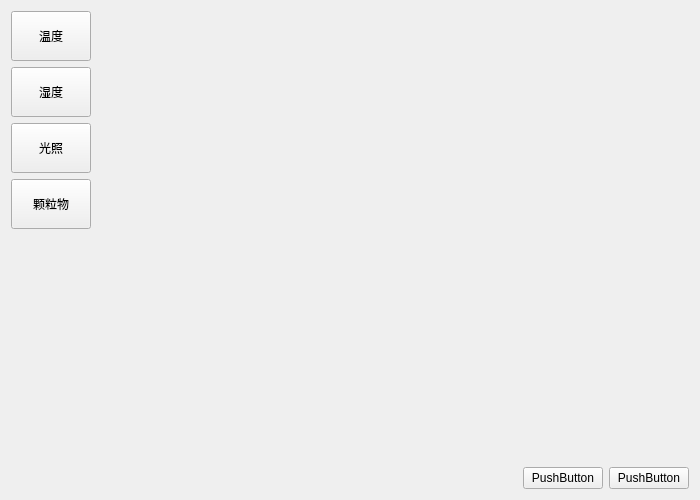
<?xml version="1.0" encoding="UTF-8"?>
<ui version="4.0">
 <class>Widget</class>
 <widget class="QWidget" name="Widget">
  <property name="geometry">
   <rect>
    <x>0</x>
    <y>0</y>
    <width>700</width>
    <height>500</height>
   </rect>
  </property>
  <property name="windowTitle">
   <string>Widget</string>
  </property>
  <layout class="QHBoxLayout" name="horizontalLayout_3">
   <item>
    <layout class="QVBoxLayout" name="verticalLayout_2">
     <item>
      <layout class="QHBoxLayout" name="horizontalLayout">
       <item>
        <layout class="QVBoxLayout" name="verticalLayout">
         <item>
          <widget class="QPushButton" name="pushButton_2">
           <property name="sizePolicy">
            <sizepolicy hsizetype="Minimum" vsizetype="Fixed">
             <horstretch>0</horstretch>
             <verstretch>0</verstretch>
            </sizepolicy>
           </property>
           <property name="minimumSize">
            <size>
             <width>80</width>
             <height>50</height>
            </size>
           </property>
           <property name="text">
            <string>温度</string>
           </property>
          </widget>
         </item>
         <item>
          <widget class="QPushButton" name="pushButton_3">
           <property name="minimumSize">
            <size>
             <width>80</width>
             <height>50</height>
            </size>
           </property>
           <property name="text">
            <string>湿度</string>
           </property>
          </widget>
         </item>
         <item>
          <widget class="QPushButton" name="pushButton_4">
           <property name="minimumSize">
            <size>
             <width>80</width>
             <height>50</height>
            </size>
           </property>
           <property name="text">
            <string>光照</string>
           </property>
          </widget>
         </item>
         <item>
          <widget class="QPushButton" name="pushButton">
           <property name="sizePolicy">
            <sizepolicy hsizetype="Minimum" vsizetype="Fixed">
             <horstretch>0</horstretch>
             <verstretch>0</verstretch>
            </sizepolicy>
           </property>
           <property name="minimumSize">
            <size>
             <width>80</width>
             <height>50</height>
            </size>
           </property>
           <property name="text">
            <string>颗粒物</string>
           </property>
          </widget>
         </item>
         <item>
          <spacer name="verticalSpacer">
           <property name="orientation">
            <enum>Qt::Vertical</enum>
           </property>
           <property name="sizeHint" stdset="0">
            <size>
             <width>20</width>
             <height>40</height>
            </size>
           </property>
          </spacer>
         </item>
        </layout>
       </item>
       <item>
        <widget class="QCustomPlot" name="customPlot" native="true">
         <property name="sizePolicy">
          <sizepolicy hsizetype="Expanding" vsizetype="Expanding">
           <horstretch>0</horstretch>
           <verstretch>0</verstretch>
          </sizepolicy>
         </property>
        </widget>
       </item>
      </layout>
     </item>
     <item>
      <layout class="QHBoxLayout" name="horizontalLayout_2">
       <item>
        <spacer name="horizontalSpacer">
         <property name="orientation">
          <enum>Qt::Horizontal</enum>
         </property>
         <property name="sizeHint" stdset="0">
          <size>
           <width>40</width>
           <height>20</height>
          </size>
         </property>
        </spacer>
       </item>
       <item>
        <spacer name="horizontalSpacer_3">
         <property name="orientation">
          <enum>Qt::Horizontal</enum>
         </property>
         <property name="sizeHint" stdset="0">
          <size>
           <width>40</width>
           <height>20</height>
          </size>
         </property>
        </spacer>
       </item>
       <item>
        <widget class="QPushButton" name="pushButton_5">
         <property name="text">
          <string>PushButton</string>
         </property>
        </widget>
       </item>
       <item>
        <widget class="QPushButton" name="pushButton_6">
         <property name="text">
          <string>PushButton</string>
         </property>
        </widget>
       </item>
      </layout>
     </item>
    </layout>
   </item>
  </layout>
 </widget>
 <layoutdefault spacing="6" margin="11"/>
 <customwidgets>
  <customwidget>
   <class>QCustomPlot</class>
   <extends>QWidget</extends>
   <header>qcustomplot.h</header>
   <container>1</container>
  </customwidget>
 </customwidgets>
 <resources/>
 <connections/>
</ui>
